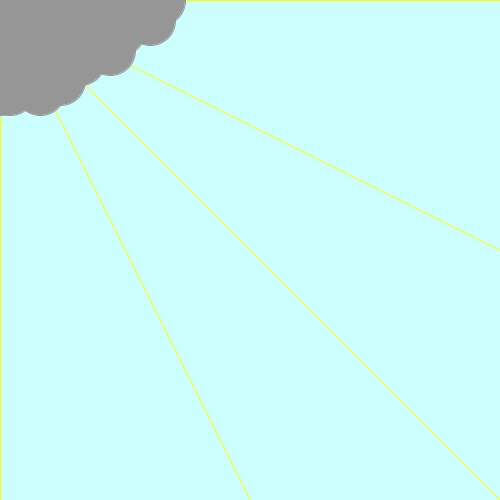
Frame 1 (no input)
Frame 60 (the mouse pressed at the canvas centre just before this capture): identical to frame 1, image omitted
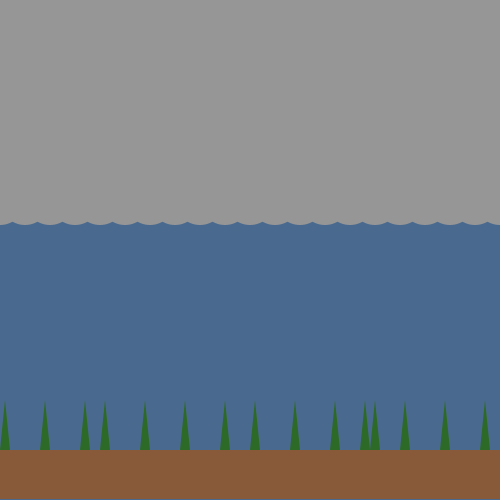
Frame 120 (the mouse held since frame 60 and released just before this capture)

The Processing sketch that drew these frames (run headless with seeded random() and noise(); from frame 60 on, the mouse is pressed at the canvas centre):

// Processing sketch: processing_156392
// ── processing_156392.pde

float globalScale = 10.0; // 5 is better on a local machine
float maxDropletSpeed = 10;
float dropletTimeStep = .0416; // 1/24th of a second
int frameNum;
int dropLimit = 100;
int gridSize = 512;
int splashDurationDefault = 12;
 
color rainClr = color(10, 25, 200); // blue
 
Droplet[] droplets;
 
Droplet makeNewDroplet()
{
  return new Droplet(random(gridSize), random(gridSize), random(0.5, maxDropletSpeed*globalScale), splashDurationDefault);
}
 
Droplet makeNewDropletTop()
{
  return new Droplet(random(gridSize), gridSize+25, random(0.5, maxDropletSpeed*globalScale), splashDurationDefault);
}
void updateDroplets()
{
  for (int i=0; i < dropLimit; i++)
  {
    droplets[i].update();
  }
}
 
void drawDroplets()
{
  for (int i=0; i < dropLimit; i++)
  {
    droplets[i].draw();
  }
}
 
void reviveDroplets()
{
  // if a droplet is done, create a brand new droplet in its place
  for (int i=0; i < dropLimit; i++)
  {
    if (droplets[i].dropletIsDone)
    {
      droplets[i] = makeNewDropletTop();
    }
  }
}

int counter;

void setup() {  //setup function called initially, only once
    size (500, 500);
  colorMode(RGB);   //set colors to Hue, Saturation, Brightness mode
  counter = 0;
}

void draw() {  //draw function loops 
  counter++;
  noStroke();


  if(mousePressed == true) { //add some interaction
background (73, 106, 142);
fill (150);
noStroke ();
rect (0, 0, 500, 200);
ellipse (0, 200, 50, 50);
ellipse (25, 200, 50, 50);
ellipse (50, 200, 50, 50);
ellipse (75, 200, 50, 50);
ellipse (100, 200, 50, 50);
ellipse (125, 200, 50, 50);
ellipse (150, 200, 50, 50);
ellipse (175, 200, 50, 50);
ellipse (200, 200, 50, 50);
ellipse (225, 200, 50, 50);
ellipse (250, 200, 50, 50);
ellipse (275, 200, 50, 50);
ellipse (300, 200, 50, 50);
ellipse (325, 200, 50, 50);
ellipse (350, 200, 50, 50);
ellipse (375, 200, 50, 50);
ellipse (400, 200, 50, 50);
ellipse (425, 200, 50, 50);
ellipse (450, 200, 50, 50);
ellipse (475, 200, 50, 50);
ellipse (500, 200, 50, 50);
fill (137, 90, 58);
rect (0, 450, 500, 49);
fill (45, 105, 39);
triangle (0, 450, 5, 400, 10, 450);
triangle (40, 450, 45, 400, 50, 450);
triangle (80, 450, 85, 400, 90, 450);
triangle (100, 450, 105, 400, 110, 450);
triangle (140, 450, 145, 400, 150, 450);
triangle (180, 450, 185, 400, 190, 450);
triangle (220, 450, 225, 400, 230, 450);
triangle (250, 450, 255, 400, 260, 450);
triangle (290, 450, 295, 400, 300, 450);
triangle (330, 450, 335, 400, 340, 450);
triangle (360, 450, 365, 400, 370, 450);
triangle (370, 450, 375, 400, 380, 450);
triangle (400, 450, 405, 400, 410, 450);
triangle (440, 450, 445, 400, 450, 450);
triangle (480, 450, 485, 400, 490, 450);
  }
else   {
background(204, 255, 255);  //set background white
fill (255, 350-mouseY/2, 0);
stroke (255, 350-mouseY/2, 0);
ellipse (mouseX, mouseY, 100, 100);
line (mouseX, mouseY, 0, 0);
line (mouseX, mouseY, 0, width);
line (mouseX, mouseY, width, height);
line (mouseX, mouseY, width, 0);
line (mouseX, mouseY, width/2, 0);
line (mouseX, mouseY, 0, height/2);
line (mouseX, mouseY, width, height/2);
line (mouseX, mouseY, width/2, height);
fill (150);
stroke (150);
ellipse (0, 0, 50, 50);
ellipse (40, 0, 50, 50);
ellipse (80, 0, 50, 50);
ellipse (120, 0, 50, 50);
ellipse (160, 0, 50, 50);
ellipse (0, 30, 50, 50);
ellipse (40, 30, 50, 50);
ellipse (80, 30, 50, 50);
ellipse (120, 30, 50, 50);
ellipse (0, 60, 50, 50);
ellipse (40, 60, 50, 50);
ellipse (80, 60, 50, 50);
ellipse (0, 90, 50, 50);
ellipse (40, 90, 50, 50);
ellipse (60, 80, 50, 50);
ellipse (10, 90, 50, 50);
ellipse (110, 50, 50, 50);
ellipse (150, 20, 50, 50);
  }
  }
  class Droplet {
  float ypos, xpos;
  float speed;
  boolean splashing;
  float timestep;
  float maxspeed, splashDuration;
  boolean dropletIsDone;
  int splashFrame;
 
  Droplet(float in_xpos, float in_ypos)
  {
    xpos = in_xpos;
    ypos = in_ypos;
    splashing = false;
    splashFrame = -1;
 
    dropletIsDone = false;
    speed = maxDropletSpeed;
    splashDuration = splashDurationDefault; // 12 frames
  }
 
  Droplet(float in_xpos, float in_ypos, float in_speed, float in_splashTime)
  {
    xpos = in_xpos;
    ypos = in_ypos;
    splashing = false;
    splashFrame = -1;
    dropletIsDone = false;
 
    setSpeed(in_speed);
    splashDuration = in_splashTime;
  }
 
  void setSpeed(float in_speed)
  {
    // used to override initial speed.
    /*
     for instance, if you wanted the rain to start halted,
     like it was dripping off of something
     */
    speed = min(in_speed, maxDropletSpeed*globalScale);
  }
 
  void update()
  {
    if (!splashing)
    {
      // take a step at the current speed
      ypos -= dropletTimeStep * speed * globalScale;
   
      // update speed, up to 
      speed += 9.8 * dropletTimeStep * globalScale;
      setSpeed(speed);
   
      // check for ground hit
      if(ypos <= 0.0)
      {
        ypos = 0.0; // force position to ground position
        hit();
      }
    }else{
      if (frameNum > splashFrame + splashDuration) {
        dropletIsDone = true;
      }
    }
  }
 
  void hit()
  {
    // call this to force the droplet into 'splash' mode
    splashing = true;
    splashFrame = frameNum;
  }
 
  void draw()
  {
    if (! dropletIsDone) {
      if (splashing)
      {
        drawSplashing();
      } else {
        drawFalling();
      }
    }
  }
 
  void drawFalling()
  {
    // draws a droplet with a comet tail blending with the background
    float alpha = 0.0;
    float speedStep = 1.0 / speed;
     
    for(int i=0;i < speed; i++){
      alpha = 256 * speedStep * (speed-i) ;
      fill(0,0,256,alpha);
      rect(xpos, gridSize-ypos-i, 1, 1);
      //rect(xpos, gridSize-ypos, 1, speed);
    }
  }
 
  void drawSplashing()
  {
    // draws a simple circle at impact point, which changes size over time
    fill(128,128,256,256);
    float radius = splashDuration - (frameNum - splashFrame);
    ellipse(xpos,gridSize-ypos,radius,radius);
  }
}
